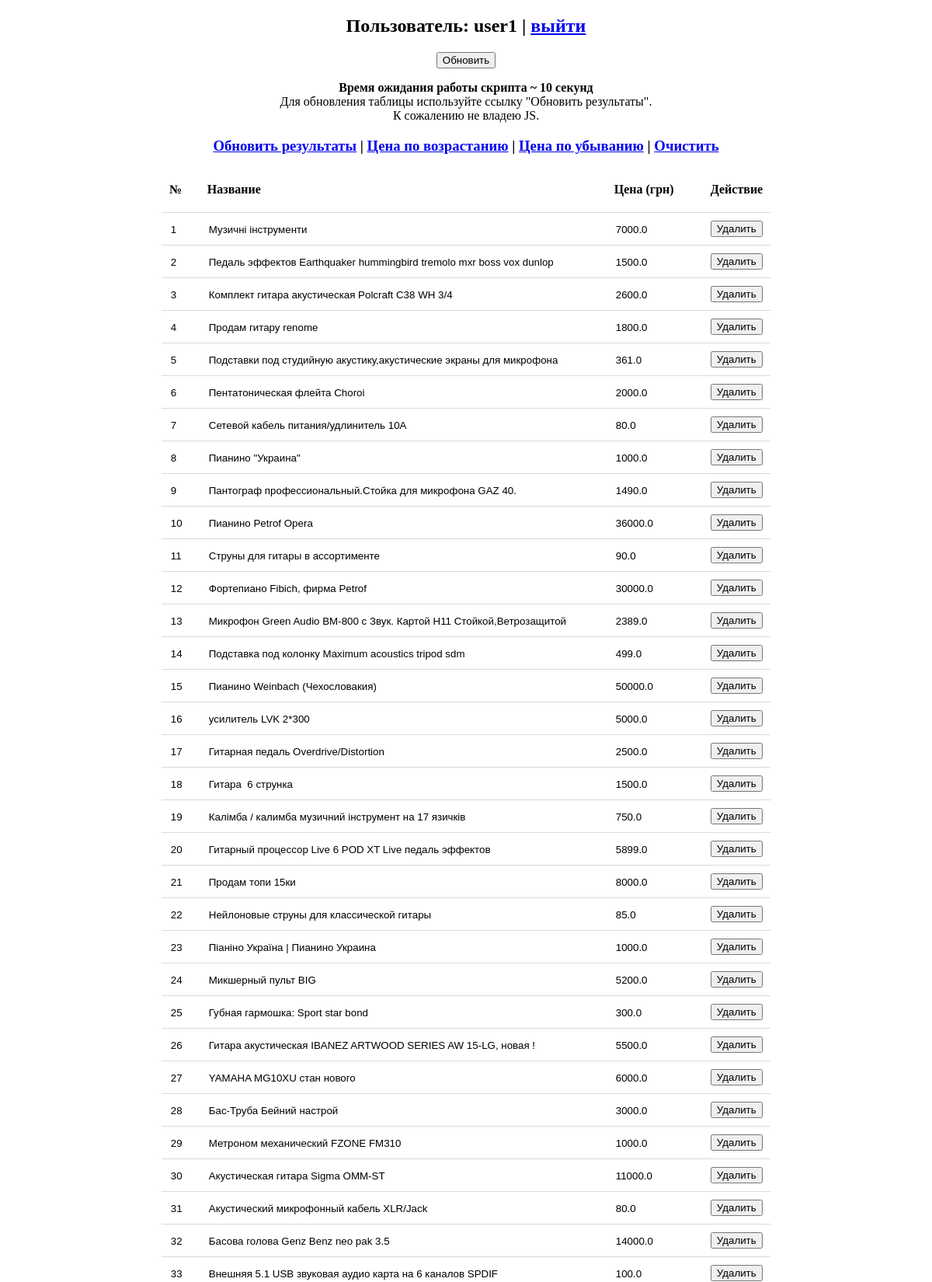
The page / (signed in, upper part) on the database its author committed.
### main.py (models this page shows, shortened)
class Users(db.Model):
    id = db.Column(db.Integer, primary_key=True)
    login = db.Column(db.String(100), nullable=False)
    password = db.Column(db.String(255), nullable=False)
    access_level = db.Column(db.Integer, nullable=False)

class Advertisements(db.Model):
    id = db.Column(db.Integer, primary_key=True)
    title = db.Column(db.String(100), nullable=False)
    price = db.Column(db.Float, nullable=False)
    photo = db.Column(db.String(255), nullable=False)
    seller_name = db.Column(db.String(255), nullable=False)

### main.py (the view, shortened to what this page needs)
@app.route('/', methods=['GET', 'POST'])
def index():
    try:
        user_id = session['user_id']
    except:
        return redirect(url_for('login'))
    user = Users.query.get(user_id)
    if user.access_level == 1:
        goal = 100
        estimate_time = 10
    elif user.access_level == 2:
        goal = 200
        estimate_time = 20
    elif user.access_level == 3:
        goal = 300
        estimate_time = 30
    else:
        goal = 0
    if request.args.get('user') == 'logout':
        del session['user_id']
        return redirect(url_for('login'))
    advertisements = Advertisements.query.order_by(Advertisements.id.asc()).limit(goal).all()
    if request.args.get('sort') == 'price_down':
        advertisements.sort(key=lambda x: x.price, reverse=True)
    if request.args.get('sort') == 'price_up':
        advertisements.sort(key=lambda x: x.price, reverse=False)
    data = {
        'user_id': user_id,
        'user_login': Users.query.get(user_id).login,
        'user_access_level': Users.query.get(user_id).access_level,
        'advertisements': advertisements,
        'estimate_time': estimate_time,
    }
    return render_template('main.html', data=data)

### templates/main.html (shortened to what this page needs)
{% extends 'base.html' %}
{% block content %}
    <h2>Пользователь: {{ data['user_login'] }} | <a href="?user=logout">выйти</a></h2>
    <form method="post">
        <input type="submit" name="action" value="Обновить">
        <p><b>Время ожидания работы скрипта ~ {{ data['estimate_time'] }} секунд</b><br>
        Для обновления таблицы используйте ссылку "Обновить результаты".<br>
        К сожалению не владею JS.
        </p>
    </form>
    <h3><a href="/">Обновить результаты</a>
        {% if data['advertisements'] | length > 0 %} |
            <a href="?sort=price_up">Цена по возрастанию</a> |
            <a href="?sort=price_down">Цена по убыванию</a> |
            <a href="?data=clear">Очистить</a>
        {% endif %}
    </h3>
    <br>
    {% if data['advertisements'] | length > 0 %}
        <table>
            <thead>
                <tr>
                    <th>№</th>
                    <th>Название</th>
                    <th>Цена (грн)</th>
                    <th>Действие</th>
                </tr>
            </thead>
            <tbody>
                {% for adv in data['advertisements'] %}
                    <tr>
                        <form method="post">
                            <td class="id">
                                <input type="text" name="id" value="{{ adv.id }}">
                            </td>
                            <td class="title">
                                <input type="text" name="title" value="{{ adv.title }}" readonly>
                            </td>
                            <td class="price">
                                <input type="text" name="price" value="{{ adv.price }}" readonly>
                            </td>
                            <td>
                                <input type="submit" name="action" value="Удалить">
                            </td>
                        </form>
                    </tr>
                {% endfor %}
            </tbody>
        </table>
    {% endif %}
{% endblock content %}

### templates/base.html (shortened to what this page needs)
<!DOCTYPE html>
<html lang="en">
<head>
</head>
<body>
    <center>
        {% block content %}
        {% endblock content %}
    </center>
</body>
</html>

### templates/base.html (style rules this page uses)
table { border-collapse: collapse; }
th { padding: 0 10px 20px 10px; text-align: left; }
tr { border-bottom: 1px solid #72727243; }
td { padding: 10px; }
td.title input { width: 500px; }
td.price input { width: 100px; }
.title input, .price input, .seller_name input, .id input { border: none; }
.id input { width: 25px; }

### rows shown on the page
Users: user_login "user1"
Advertisements: id "1", title "Музичні інструменти", price "7000.0"
Advertisements: id "2", title "Педаль эффектов Earthquaker hummingbird tremolo mxr boss vox dunlop", price "1500.0"
Advertisements: id "3", title "Комплект гитара акустическая Polcraft C38 WH 3/4", price "2600.0"
Advertisements: id "4", title "Продам гитару renome", price "1800.0"
Advertisements: id "5", title "Подставки под студийную акустику,акустические экраны для микрофона", price "361.0"
Advertisements: id "6", title "Пентатоническая флейта Choroi", price "2000.0"
Advertisements: id "7", title "Сетевой кабель питания/удлинитель 10А", price "80.0"
Advertisements: id "8", title "Пианино \"Украина\"", price "1000.0"
Advertisements: id "9", title "Пантограф профессиональный.Стойка для микрофона GAZ 40.", price "1490.0"
Advertisements: id "10", title "Пианино Petrof Opera", price "36000.0"
Advertisements: id "11", title "Струны для гитары в ассортименте", price "90.0"
Advertisements: id "12", title "Фортепиано Fibich, фирма Petrof", price "30000.0"
Advertisements: id "13", title "Микрофон Green Audio BM-800 с Звук. Картой H11 Стойкой,Ветрозащитой", price "2389.0"
Advertisements: id "14", title "Подставка под колонку Maximum acoustics tripod sdm", price "499.0"
Advertisements: id "15", title "Пианино Weinbach (Чехословакия)", price "50000.0"
Advertisements: id "16", title "усилитель LVK 2*300", price "5000.0"
Advertisements: id "17", title "Гитарная педаль Overdrive/Distortion", price "2500.0"
Advertisements: id "18", title "Гитара 6 струнка", price "1500.0"
Advertisements: id "19", title "Калімба / калимба музичний інструмент на 17 язичків", price "750.0"
Advertisements: id "20", title "Гитарный процессор Live 6 POD XT Live педаль эффектов", price "5899.0"
Advertisements: id "21", title "Продам топи 15ки", price "8000.0"
Advertisements: id "22", title "Нейлоновые струны для классической гитары", price "85.0"
Advertisements: id "23", title "Піаніно Україна | Пианино Украина", price "1000.0"
Advertisements: id "24", title "Микшерный пульт BIG", price "5200.0"
Advertisements: id "25", title "Губная гармошка: Sport star bond", price "300.0"
Advertisements: id "26", title "Гитара акустическая IBANEZ ARTWOOD SERIES AW 15-LG, новая !", price "5500.0"
Advertisements: id "27", title "YAMAHA MG10XU стан нового", price "6000.0"
Advertisements: id "28", title "Бас-Труба Бейний настрой", price "3000.0"
Advertisements: id "29", title "Метроном механический FZONE FM310", price "1000.0"
Advertisements: id "30", title "Акустическая гитара Sigma OMM-ST", price "11000.0"
Advertisements: id "31", title "Акустический микрофонный кабель XLR/Jack", price "80.0"
Advertisements: id "32", title "Басова голова Genz Benz neo pak 3.5", price "14000.0"
Advertisements: id "33", title "Внешняя 5.1 USB звуковая аудио карта на 6 каналов SPDIF", price "100.0"

### other values the page prints
{{ data['estimate_time'] }} "10"
